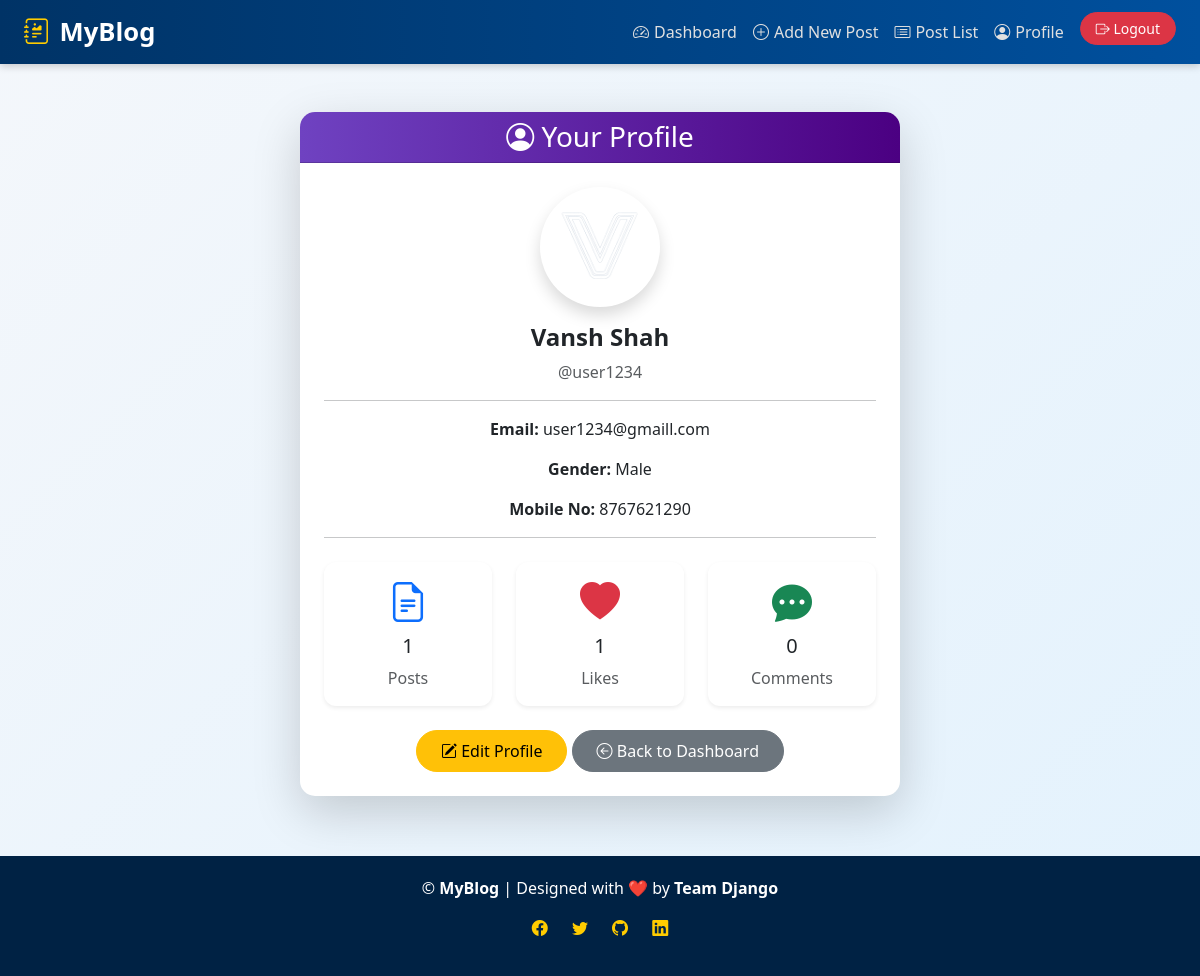
/profile/ (signed in), run on the app's committed database.
### Blogapp/models.py (models this page shows, shortened)
class Profile(models.Model):
    GENDER_CHOICES = [
        ('Male', 'Male'),
        ('Female', 'Female'),
        ('Other', 'Other'),
    ]
    user = models.OneToOneField(User, on_delete=models.CASCADE)
    gender = models.CharField(max_length=10, choices=GENDER_CHOICES, blank=True, null=True)
    mobile_no = models.CharField(max_length=15, blank=True, null=True)
    profile_image = models.ImageField(upload_to='profile_images/', blank=True, null=True)

### Blogapp/views.py (the view)
# urls.py: path('profile/', views.profile_view, name='profile'),
@login_required
def profile_view(request):
    user = request.user
    profile, created = Profile.objects.get_or_create(user=user)
    posts = Post.objects.filter(author=user)
    total_posts = posts.count()
    total_likes = sum(post.likes.count() for post in posts)
    total_comments = Comment.objects.filter(post__author=user).count()
    context = {
        'user': user,
        'profile': profile,
        'total_posts': total_posts,
        'total_likes': total_likes,
        'total_comments': total_comments,
    }
    return render(request, 'blog/profile.html', context)

### templates/Blog/profile.html (shortened to what this page needs)
{% extends 'blog/base.html' %}
{% block content %}
<div class="container d-flex justify-content-center align-items-center my-5">
  <div class="card shadow-lg border-0 w-100" style="max-width: 600px; border-radius: 15px; animation: fadeIn 0.8s ease-in-out;">
    <div class="card-header text-white text-center" style="background: linear-gradient(90deg, #6f42c1, #4b0082); border-radius: 15px 15px 0 0;">
      <h3 class="mb-0"><i class="bi bi-person-circle"></i> Your Profile</h3>
    </div>
    <div class="card-body p-4 text-center">
      {% if profile.profile_image %}
        <img src="{{ profile.profile_image.url }}" alt="Profile Picture" class="rounded-circle shadow mb-3" width="120" height="120">
      {% else %}
        <img src="https://via.placeholder.com/120" alt="Default" class="rounded-circle shadow mb-3">
      {% endif %}
      <h4 class="fw-bold mb-2">{{ user.first_name }} {{ user.last_name }}</h4>
      <p class="text-muted">@{{ user.username }}</p>
      <hr>
      <p><strong>Email:</strong> {{ user.email }}</p>
      <p><strong>Gender:</strong> {{ profile.gender|default:"Not specified" }}</p>
      <p><strong>Mobile No:</strong> {{ profile.mobile_no|default:"Not provided" }}</p>
      <hr>
      <div class="row text-center mt-4 mb-3">
        <div class="col-4">
          <div class="card border-0 shadow-sm" style="border-radius: 12px;">
            <div class="card-body py-3">
              <i class="bi bi-file-earmark-text text-primary display-6"></i>
              <h5 class="mt-2">{{ total_posts }}</h5>
              <p class="text-muted mb-0">Posts</p>
            </div>
          </div>
        </div>
        <div class="col-4">
          <div class="card border-0 shadow-sm" style="border-radius: 12px;">
            <div class="card-body py-3">
              <i class="bi bi-heart-fill text-danger display-6"></i>
              <h5 class="mt-2">{{ total_likes }}</h5>
              <p class="text-muted mb-0">Likes</p>
            </div>
          </div>
        </div>
        <div class="col-4">
          <div class="card border-0 shadow-sm" style="border-radius: 12px;">
            <div class="card-body py-3">
              <i class="bi bi-chat-dots-fill text-success display-6"></i>
              <h5 class="mt-2">{{ total_comments }}</h5>
              <p class="text-muted mb-0">Comments</p>
            </div>
          </div>
        </div>
      </div>
      <div class="text-center mt-4">
        <a href="{% url 'edit_profile' %}" class="btn btn-warning px-4 py-2" style="border-radius: 30px;">
          <i class="bi bi-pencil-square"></i> Edit Profile
        </a>
        <a href="{% url 'user_dashboard' %}" class="btn btn-secondary px-4 py-2" style="border-radius: 30px;">
          <i class="bi bi-arrow-left-circle"></i> Back to Dashboard
        </a>
      </div>
    </div>
  </div>
</div>
{% endblock %}

### templates/Blog/base.html (shortened to what this page needs)
{% load static %}
<!DOCTYPE html>
<html lang="en">
<head>
  <link href="https://cdn.jsdelivr.net/npm/bootstrap@5.3.3/dist/css/bootstrap.min.css" rel="stylesheet">
  <link href="https://cdn.jsdelivr.net/npm/bootstrap-icons@1.11.1/font/bootstrap-icons.css" rel="stylesheet">
</head>
<body>
  <nav class="navbar navbar-expand-lg navbar-dark px-4">
    <a class="navbar-brand" href="{% url 'home' %}">
      <i class="bi bi-journal-richtext"></i> MyBlog
    </a>
    <div class="collapse navbar-collapse" id="navbarNav">
      <ul class="navbar-nav ms-auto">
        {% if user.is_authenticated %}
        {% if user.is_superuser %}
        <li class="nav-item">
          <a href="{% url 'admin_dashboard' %}" class="nav-link">
            <i class="bi bi-speedometer2"></i> Admin Dashboard
          </a>
        </li>
        {% else %}
        <li class="nav-item">
          <a href="{% url 'user_dashboard' %}" class="nav-link">
            <i class="bi bi-speedometer2"></i> Dashboard
          </a>
        </li>
         <li class="nav-item">
          <a href="{% url 'add_post' %}" class="nav-link">
            <i class="bi bi-plus-circle"></i> Add New Post
          </a>
        </li>
        <li class="nav-item">
          <a href="{% url 'home' %}" class="nav-link">
            <i class="bi bi-card-list"></i> Post List
          </a>
        </li>
        <li class="nav-item">
          <a href="{% url 'profile' %}" class="nav-link">
            <i class="bi bi-person-circle"></i> Profile
          </a>
        </li>
        {% endif %}
        <li class="nav-item">
          <a href="{% url 'logout' %}" class="btn btn-danger btn-sm btn-custom ms-2">
            <i class="bi bi-box-arrow-right"></i> Logout
          </a>
        </li>
        {% endif %}
      </ul>
    </div>
  </nav>
  <div class="container">
    {% block content %}
    {% endblock %}
  </div>
  <footer>
    <p>&copy; {{ now|date:"Y" }} <strong>MyBlog</strong> | Designed with ❤️ by <b>Team Django</b></p>
    <p>
      <a href="#"><i class="bi bi-facebook"></i></a>
      <a href="#"><i class="bi bi-twitter"></i></a>
      <a href="#"><i class="bi bi-github"></i></a>
      <a href="#"><i class="bi bi-linkedin"></i></a>
    </p>
  </footer>
</body>
</html>

### templates/Blog/base.html (style rules this page uses)
body { background: linear-gradient(135deg, #f4f7fb, #e3f2fd); font-family: 'Segoe UI', Tahoma, Geneva, Verdana, sans-serif; color: #333; margin: 0; padding: 0; transition: background 0.5s ease; }
.navbar { background: linear-gradient(90deg, #003366, #00509e); box-shadow: 0 2px 8px rgba(0, 0, 0, 0.2); }
.navbar-brand { font-size: 1.6rem; font-weight: 700; color: #fff !important; display: flex; align-items: center; gap: 10px; }
.navbar-brand i { color: #ffcc00; }
.navbar-nav .nav-link { color: #e0e0e0 !important; font-weight: 500; transition: color 0.3s ease; display: flex; align-items: center; gap: 5px; }
.btn-custom { border-radius: 30px; padding: 5px 15px; transition: all 0.3s ease-in-out; }
footer { background: #002244; color: #fff; padding: 20px 0; text-align: center; margin-top: 60px; animation: fadeInUp 1s ease-in-out; }
footer a { color: #ffcc00; text-decoration: none; margin: 0 10px; transition: color 0.3s ease; }
.container { margin-top: 40px; animation: fadeIn 1s ease-in-out; }

### data on the page
Profile: profile_image (picture), gender "Male", mobile_no "8767621290"

### other printed values
{{ user.first_name }} "Vansh"
{{ user.last_name }} "Shah"
{{ user.username }} "user1234"
{{ user.email }} "user1234@gmaill.com"
{{ total_posts }} "1"
{{ total_likes }} "1"
{{ total_comments }} "0"
